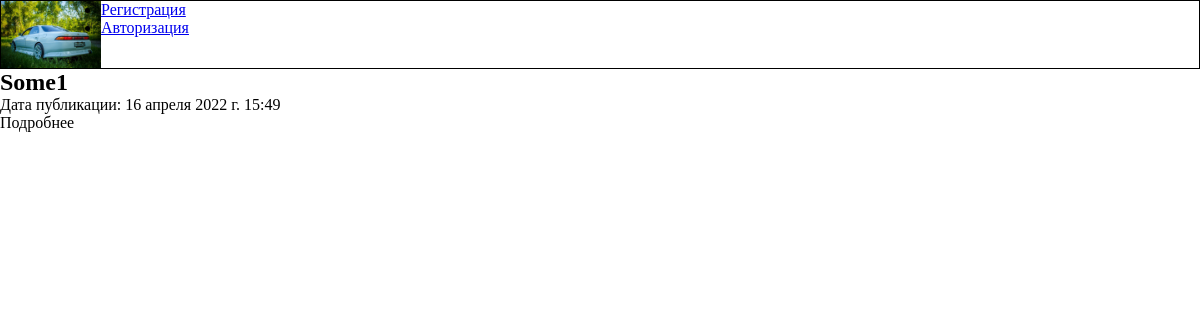
The page /post/news/ on the database as committed earlier.
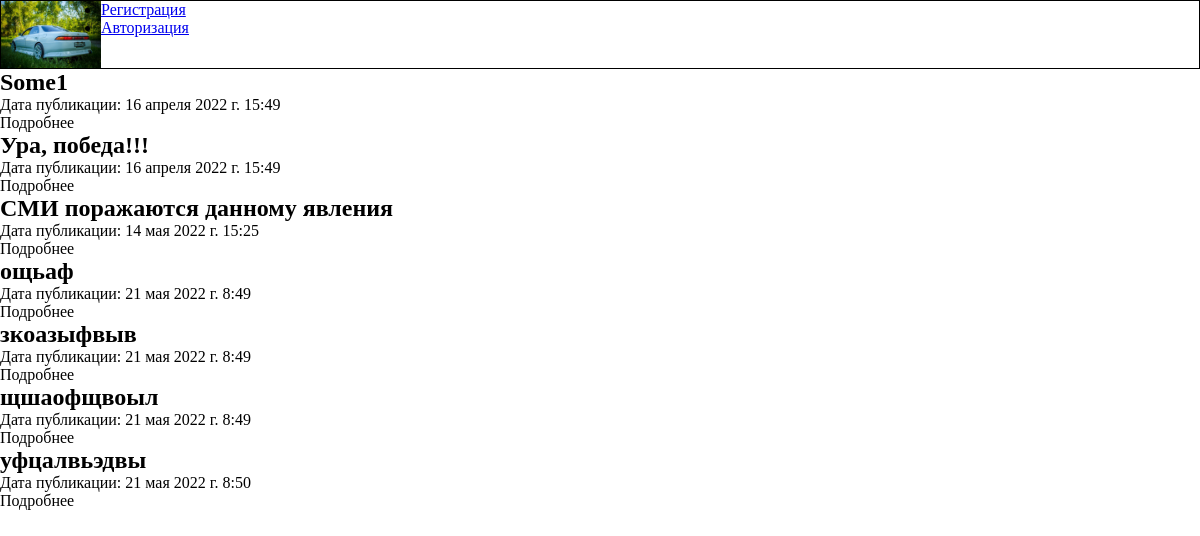
The same page on the database as committed later.
### news/models.py (models this page shows)
class News(models.Model):
    title = models.CharField(max_length=50)
    picture = models.FileField(upload_to="news/static/news/img/")
    about = models.TextField()
    content = models.TextField()
    created_at = models.DateTimeField(auto_now_add=True)
    updated_at = models.DateTimeField(auto_now=True)
    is_published = models.BooleanField()

### news/views.py (the view)
# urls.py: path("news/", test, name="news"),
def test(request):
    news = News.objects.all()
    for i in news:
        print(i.title)
    return render(request, "news/test.html", context={"news": news})

### news/templates/news/test.html (shortened to what this page needs)
<!DOCTYPE html>
{% load static %}
<html lang="en">
<head>
    <link rel="stylesheet" href="{%static 'news/css/news.css'%}">
</head>
<body>
<header>
    <nav>
        <img class="logoamg" src="{%static 'news/img/toyota-mark-2.jpg'%}" alt="у соболезную, что твой комп не тянет даже картинку">
        <ul>
            <li><a href="{%url 'news:register' %}">Регистрация</a></li>
            <li><a href="{%url 'news:authorization' %}">Авторизация</a></li>
        </ul>
    </nav>
</header>
<main>
    {% for item in news %}
    <div class="new">
        <h2 class="zagolovok">{{item.title}}</h2>
        <p class="date">Дата публикации: {{item.created_at}}</p>
        <a class="more">Подробнее</a>
    </div>
    {% endfor %}
</main>
</body>
</html>

Rows that differ between the two databases and show on the page:
added News: title "Ура, победа!!!", created_at "16 апреля 2022 г. 15:49"
added News: title "СМИ поражаются данному явления", created_at "14 мая 2022 г. 15:25"
added News: title "ощьаф", created_at "21 мая 2022 г. 8:49"
added News: title "зкоазыфвыв", created_at "21 мая 2022 г. 8:49"
added News: title "щшаофщвоыл", created_at "21 мая 2022 г. 8:49"
added News: title "уфцалвьэдвы", created_at "21 мая 2022 г. 8:50"
